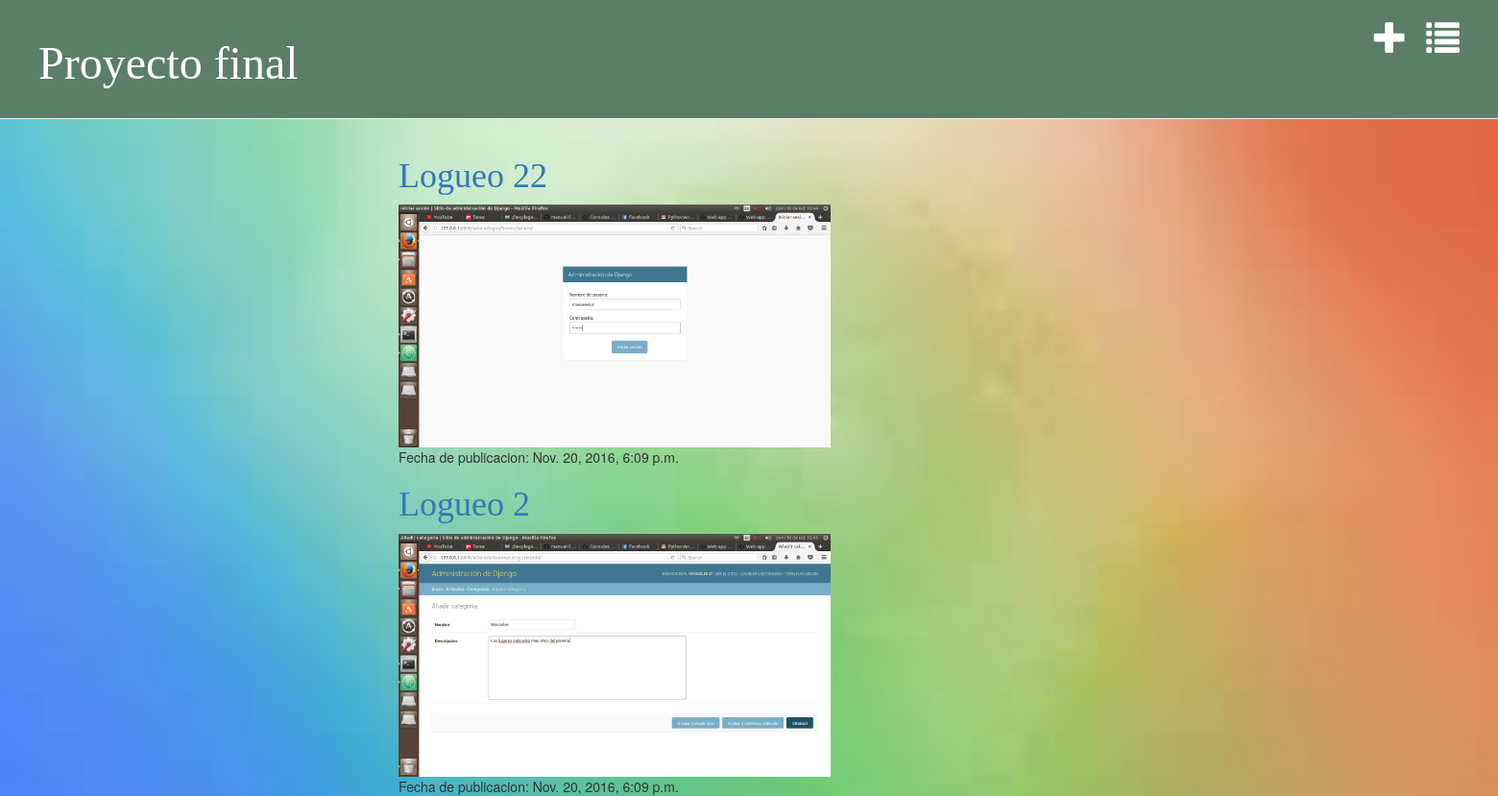
Before: /home/ with the older database file.
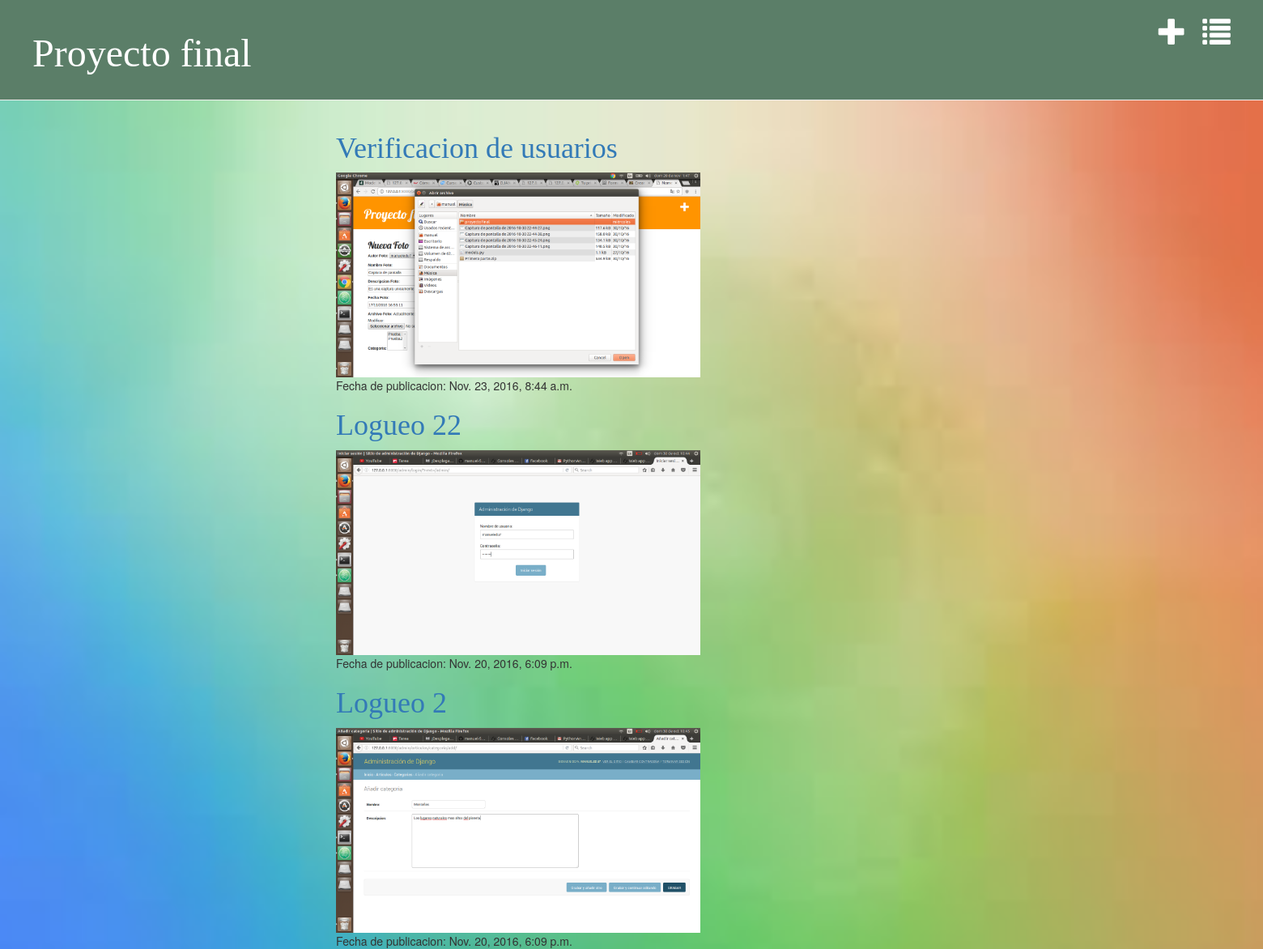
After: the same page with the newer database file.
### crudfinal/models.py (models this page shows, shortened)
class Foto(models.Model):
    Autor_Foto = models.ForeignKey('auth.User')
    Nombre_Foto = models.CharField(max_length=50,default='Sin nombre')
    Descripcion_Foto = models.CharField(max_length=200,blank=True)
    Fecha_Foto = models.DateTimeField(default=timezone.now)
    Archivo_Foto = models.ImageField(upload_to='media/Fotos/')
    categoria = models.ManyToManyField(Categoria,blank=True)

### crudfinal/views.py (the view)
# urls.py: url(r'^home/$', views.post_list),
def post_list(request):
    posts = Foto.objects.filter(Fecha_Foto__lte = timezone.now()).order_by('Fecha_Foto').reverse()
    return render(request, 'crudfinal/home.html', {'posts': posts})

### crudfinal/templates/crudfinal/home.html
{% extends 'crudfinal/base.html' %}
{% block content %}
{% for post in posts %}
<div>
<p>
<h1><a href="{% url 'crudfinal.views.post_detail' pk=post.pk %}">{{ post.Nombre_Foto }}</a></h1>
</p>
<img src="/media/{{ post.Archivo_Foto }}" width="450px" heigth="450px"/>
<br>
Fecha de publicacion: {{ post.Fecha_Foto }}
<br>
</div>
{% endfor %}
{% endblock content %}

Changed rows visible on the page:
added Foto: Nombre_Foto "Verificacion de usuarios", Archivo_Foto (picture), Fecha_Foto "Nov. 23, 2016, 8:44 a.m."
